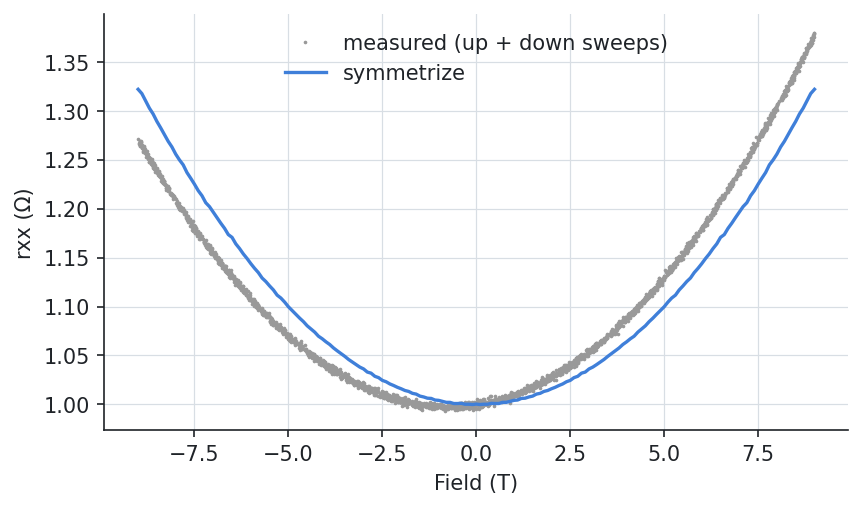

Source code (Python):
from _data import up, down

# --8<-- [start:example]
import quantalyze as qz

rxx = qz.symmetrize([up, down], "field", "rxx", minimum=-9, maximum=9, step=0.1)

print(rxx.head())
# --8<-- [end:example]

import matplotlib.pyplot as plt

fig, ax = plt.subplots()
ax.plot(up.field, up.rxx, ".", ms=1.5, color="0.6", label="measured (up + down sweeps)")
ax.plot(down.field, down.rxx, ".", ms=1.5, color="0.6")
ax.plot(rxx.field, rxx.rxx, color="C0", lw=1.6, label="symmetrize")
ax.set(xlabel="Field (T)", ylabel="rxx (Ω)")
ax.legend(loc="upper center")
